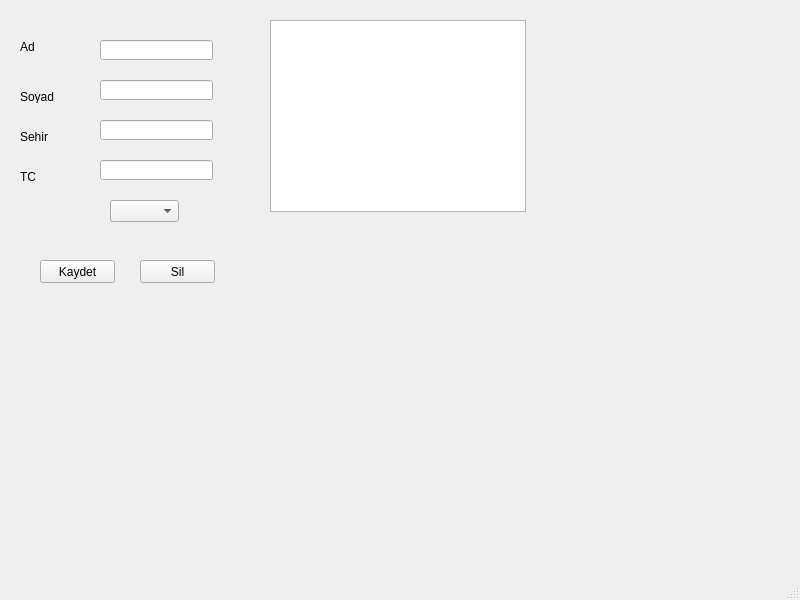
<?xml version="1.0" encoding="UTF-8"?>
<ui version="4.0">
 <class>MainWindow</class>
 <widget class="QMainWindow" name="MainWindow">
  <property name="geometry">
   <rect>
    <x>0</x>
    <y>0</y>
    <width>800</width>
    <height>600</height>
   </rect>
  </property>
  <property name="windowTitle">
   <string>MainWindow</string>
  </property>
  <widget class="QWidget" name="centralwidget">
   <widget class="QPushButton" name="pushButton">
    <property name="geometry">
     <rect>
      <x>40</x>
      <y>260</y>
      <width>75</width>
      <height>23</height>
     </rect>
    </property>
    <property name="text">
     <string>Kaydet</string>
    </property>
   </widget>
   <widget class="QLineEdit" name="lineEdit">
    <property name="geometry">
     <rect>
      <x>100</x>
      <y>40</y>
      <width>113</width>
      <height>20</height>
     </rect>
    </property>
   </widget>
   <widget class="QLineEdit" name="lineEdit_2">
    <property name="geometry">
     <rect>
      <x>100</x>
      <y>80</y>
      <width>113</width>
      <height>20</height>
     </rect>
    </property>
   </widget>
   <widget class="QLabel" name="label">
    <property name="geometry">
     <rect>
      <x>20</x>
      <y>40</y>
      <width>47</width>
      <height>13</height>
     </rect>
    </property>
    <property name="text">
     <string>Ad</string>
    </property>
   </widget>
   <widget class="QLabel" name="label_2">
    <property name="geometry">
     <rect>
      <x>20</x>
      <y>90</y>
      <width>47</width>
      <height>13</height>
     </rect>
    </property>
    <property name="text">
     <string>Soyad</string>
    </property>
   </widget>
   <widget class="QListWidget" name="listWidget">
    <property name="geometry">
     <rect>
      <x>270</x>
      <y>20</y>
      <width>256</width>
      <height>192</height>
     </rect>
    </property>
   </widget>
   <widget class="QLineEdit" name="lineEdit_3">
    <property name="geometry">
     <rect>
      <x>100</x>
      <y>120</y>
      <width>113</width>
      <height>20</height>
     </rect>
    </property>
   </widget>
   <widget class="QLabel" name="label_3">
    <property name="geometry">
     <rect>
      <x>20</x>
      <y>130</y>
      <width>47</width>
      <height>13</height>
     </rect>
    </property>
    <property name="text">
     <string>Sehir</string>
    </property>
   </widget>
   <widget class="QLabel" name="label_4">
    <property name="geometry">
     <rect>
      <x>20</x>
      <y>170</y>
      <width>47</width>
      <height>13</height>
     </rect>
    </property>
    <property name="text">
     <string/>
    </property>
   </widget>
   <widget class="QLineEdit" name="lineEdit_4">
    <property name="geometry">
     <rect>
      <x>100</x>
      <y>160</y>
      <width>113</width>
      <height>20</height>
     </rect>
    </property>
   </widget>
   <widget class="QLabel" name="label_5">
    <property name="geometry">
     <rect>
      <x>20</x>
      <y>170</y>
      <width>47</width>
      <height>13</height>
     </rect>
    </property>
    <property name="text">
     <string>TC</string>
    </property>
   </widget>
   <widget class="QComboBox" name="comboBox">
    <property name="geometry">
     <rect>
      <x>110</x>
      <y>200</y>
      <width>69</width>
      <height>22</height>
     </rect>
    </property>
   </widget>
   <widget class="QPushButton" name="pushButton_2">
    <property name="geometry">
     <rect>
      <x>140</x>
      <y>260</y>
      <width>75</width>
      <height>23</height>
     </rect>
    </property>
    <property name="text">
     <string>Sil</string>
    </property>
   </widget>
  </widget>
  <widget class="QMenuBar" name="menubar">
   <property name="geometry">
    <rect>
     <x>0</x>
     <y>0</y>
     <width>800</width>
     <height>21</height>
    </rect>
   </property>
  </widget>
  <widget class="QStatusBar" name="statusbar"/>
 </widget>
 <resources/>
 <connections/>
</ui>
